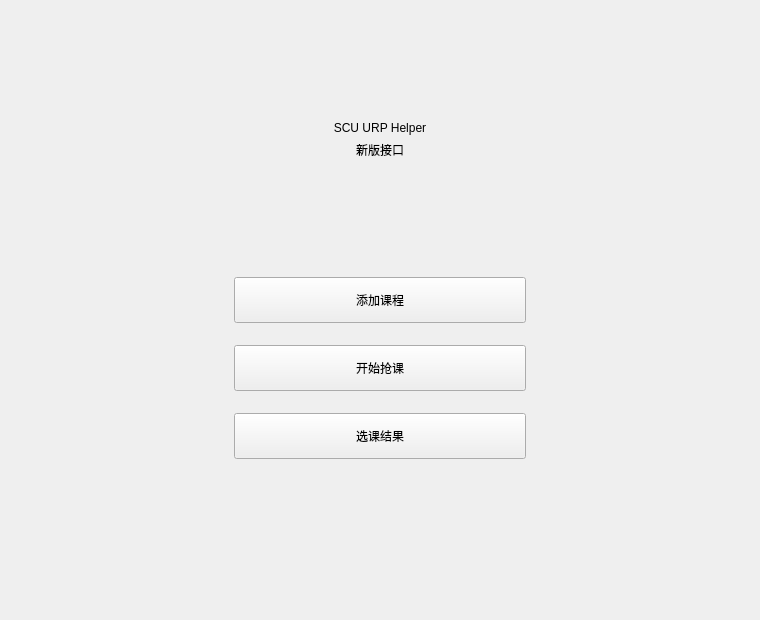
<?xml version="1.0" encoding="UTF-8"?>
<ui version="4.0">
 <class>Form</class>
 <widget class="QWidget" name="Form">
  <property name="geometry">
   <rect>
    <x>0</x>
    <y>0</y>
    <width>760</width>
    <height>620</height>
   </rect>
  </property>
  <property name="minimumSize">
   <size>
    <width>640</width>
    <height>520</height>
   </size>
  </property>
  <property name="windowTitle">
   <string>SCU URP Helper</string>
  </property>
  <layout class="QVBoxLayout" name="pageLayout">
   <property name="leftMargin">
    <number>48</number>
   </property>
   <property name="topMargin">
    <number>48</number>
   </property>
   <property name="rightMargin">
    <number>48</number>
   </property>
   <property name="bottomMargin">
    <number>48</number>
   </property>
   <item>
    <spacer name="topSpacer">
     <property name="orientation">
      <enum>Qt::Vertical</enum>
     </property>
     <property name="sizeHint" stdset="0">
      <size>
       <width>20</width>
       <height>40</height>
      </size>
     </property>
    </spacer>
   </item>
   <item>
    <widget class="QLabel" name="label_3">
     <property name="alignment">
      <set>Qt::AlignCenter</set>
     </property>
     <property name="text">
      <string>SCU URP Helper</string>
     </property>
    </widget>
   </item>
   <item>
    <widget class="QLabel" name="label_4">
     <property name="alignment">
      <set>Qt::AlignCenter</set>
     </property>
     <property name="text">
      <string>新版接口</string>
     </property>
    </widget>
   </item>
   <item>
    <spacer name="titleSpacer">
     <property name="orientation">
      <enum>Qt::Vertical</enum>
     </property>
     <property name="sizeHint" stdset="0">
      <size>
       <width>20</width>
       <height>42</height>
      </size>
     </property>
    </spacer>
   </item>
   <item>
    <layout class="QHBoxLayout" name="centerLayout">
     <item>
      <spacer name="leftSpacer">
       <property name="orientation">
        <enum>Qt::Horizontal</enum>
       </property>
       <property name="sizeHint" stdset="0">
        <size>
         <width>120</width>
         <height>20</height>
        </size>
       </property>
      </spacer>
     </item>
     <item>
      <widget class="QFrame" name="menuCard">
       <property name="minimumSize">
        <size>
         <width>360</width>
         <height>260</height>
        </size>
       </property>
       <property name="maximumSize">
        <size>
         <width>430</width>
         <height>16777215</height>
        </size>
       </property>
       <property name="frameShape">
        <enum>QFrame::NoFrame</enum>
       </property>
       <layout class="QVBoxLayout" name="verticalLayout">
        <property name="leftMargin">
         <number>34</number>
        </property>
        <property name="topMargin">
         <number>34</number>
        </property>
        <property name="rightMargin">
         <number>34</number>
        </property>
        <property name="bottomMargin">
         <number>34</number>
        </property>
        <property name="spacing">
         <number>18</number>
        </property>
        <item>
         <widget class="QPushButton" name="add_btn">
          <property name="minimumSize">
           <size>
            <width>0</width>
            <height>46</height>
           </size>
          </property>
          <property name="text">
           <string>添加课程</string>
          </property>
         </widget>
        </item>
        <item>
         <widget class="QPushButton" name="start_btn">
          <property name="minimumSize">
           <size>
            <width>0</width>
            <height>46</height>
           </size>
          </property>
          <property name="text">
           <string>开始抢课</string>
          </property>
         </widget>
        </item>
        <item>
         <widget class="QPushButton" name="query_btn">
          <property name="minimumSize">
           <size>
            <width>0</width>
            <height>46</height>
           </size>
          </property>
          <property name="text">
           <string>选课结果</string>
          </property>
         </widget>
        </item>
       </layout>
      </widget>
     </item>
     <item>
      <spacer name="rightSpacer">
       <property name="orientation">
        <enum>Qt::Horizontal</enum>
       </property>
       <property name="sizeHint" stdset="0">
        <size>
         <width>120</width>
         <height>20</height>
        </size>
       </property>
      </spacer>
     </item>
    </layout>
   </item>
   <item>
    <spacer name="bottomSpacer">
     <property name="orientation">
      <enum>Qt::Vertical</enum>
     </property>
     <property name="sizeHint" stdset="0">
      <size>
       <width>20</width>
       <height>70</height>
      </size>
     </property>
    </spacer>
   </item>
  </layout>
 </widget>
 <resources/>
 <connections/>
</ui>
